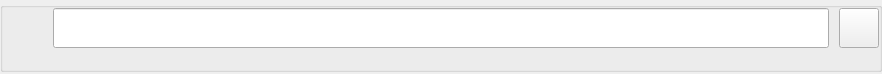
<?xml version="1.0" encoding="UTF-8"?>
<ui version="4.0">
 <class>WidgetAddEmailOperator</class>
 <widget class="QWidget" name="WidgetAddEmailOperator">
  <property name="enabled">
   <bool>true</bool>
  </property>
  <property name="geometry">
   <rect>
    <x>0</x>
    <y>0</y>
    <width>882</width>
    <height>74</height>
   </rect>
  </property>
  <property name="sizePolicy">
   <sizepolicy hsizetype="Preferred" vsizetype="Minimum">
    <horstretch>0</horstretch>
    <verstretch>0</verstretch>
   </sizepolicy>
  </property>
  <property name="font">
   <font>
    <family>Arial</family>
    <pointsize>12</pointsize>
   </font>
  </property>
  <property name="windowTitle">
   <string>Form</string>
  </property>
  <layout class="QVBoxLayout" name="verticalLayout">
   <property name="spacing">
    <number>0</number>
   </property>
   <property name="leftMargin">
    <number>0</number>
   </property>
   <property name="topMargin">
    <number>0</number>
   </property>
   <property name="rightMargin">
    <number>0</number>
   </property>
   <property name="bottomMargin">
    <number>0</number>
   </property>
   <item>
    <widget class="QGroupBox" name="grb_add_email">
     <property name="sizePolicy">
      <sizepolicy hsizetype="Expanding" vsizetype="Fixed">
       <horstretch>0</horstretch>
       <verstretch>0</verstretch>
      </sizepolicy>
     </property>
     <property name="minimumSize">
      <size>
       <width>0</width>
       <height>65</height>
      </size>
     </property>
     <property name="maximumSize">
      <size>
       <width>16777215</width>
       <height>16777215</height>
      </size>
     </property>
     <property name="styleSheet">
      <string notr="true"/>
     </property>
     <layout class="QGridLayout" name="gridLayout">
      <property name="leftMargin">
       <number>0</number>
      </property>
      <property name="topMargin">
       <number>0</number>
      </property>
      <property name="rightMargin">
       <number>0</number>
      </property>
      <property name="bottomMargin">
       <number>5</number>
      </property>
      <property name="spacing">
       <number>0</number>
      </property>
      <item row="0" column="1">
       <spacer name="horizontalSpacer">
        <property name="orientation">
         <enum>Qt::Horizontal</enum>
        </property>
        <property name="sizeType">
         <enum>QSizePolicy::Minimum</enum>
        </property>
        <property name="sizeHint" stdset="0">
         <size>
          <width>10</width>
          <height>10</height>
         </size>
        </property>
       </spacer>
      </item>
      <item row="0" column="3" alignment="Qt::AlignTop">
       <widget class="QLineEdit" name="lineEditNewEmall">
        <property name="sizePolicy">
         <sizepolicy hsizetype="Expanding" vsizetype="Preferred">
          <horstretch>0</horstretch>
          <verstretch>0</verstretch>
         </sizepolicy>
        </property>
        <property name="minimumSize">
         <size>
          <width>0</width>
          <height>40</height>
         </size>
        </property>
        <property name="maximumSize">
         <size>
          <width>16777215</width>
          <height>40</height>
         </size>
        </property>
        <property name="font">
         <font>
          <family>Arial</family>
          <pointsize>12</pointsize>
          <weight>50</weight>
          <italic>false</italic>
          <bold>false</bold>
         </font>
        </property>
       </widget>
      </item>
      <item row="0" column="4">
       <spacer name="horizontalSpacer_2">
        <property name="orientation">
         <enum>Qt::Horizontal</enum>
        </property>
        <property name="sizeType">
         <enum>QSizePolicy::Minimum</enum>
        </property>
        <property name="sizeHint" stdset="0">
         <size>
          <width>10</width>
          <height>10</height>
         </size>
        </property>
       </spacer>
      </item>
      <item row="2" column="3" alignment="Qt::AlignTop">
       <widget class="QLabel" name="labelError">
        <property name="sizePolicy">
         <sizepolicy hsizetype="Preferred" vsizetype="Preferred">
          <horstretch>0</horstretch>
          <verstretch>0</verstretch>
         </sizepolicy>
        </property>
        <property name="minimumSize">
         <size>
          <width>0</width>
          <height>0</height>
         </size>
        </property>
        <property name="maximumSize">
         <size>
          <width>16777215</width>
          <height>16777215</height>
         </size>
        </property>
        <property name="font">
         <font>
          <family>Arial</family>
          <pointsize>8</pointsize>
         </font>
        </property>
        <property name="text">
         <string/>
        </property>
        <property name="margin">
         <number>5</number>
        </property>
       </widget>
      </item>
      <item row="0" column="0" alignment="Qt::AlignTop">
       <widget class="QLabel" name="lbl_add_email_operator">
        <property name="minimumSize">
         <size>
          <width>40</width>
          <height>40</height>
         </size>
        </property>
        <property name="baseSize">
         <size>
          <width>0</width>
          <height>0</height>
         </size>
        </property>
        <property name="frameShape">
         <enum>QFrame::NoFrame</enum>
        </property>
        <property name="frameShadow">
         <enum>QFrame::Plain</enum>
        </property>
        <property name="text">
         <string/>
        </property>
        <property name="alignment">
         <set>Qt::AlignCenter</set>
        </property>
       </widget>
      </item>
      <item row="0" column="5" rowspan="3" alignment="Qt::AlignTop">
       <widget class="QPushButton" name="btn_delete_email_operator">
        <property name="sizePolicy">
         <sizepolicy hsizetype="Fixed" vsizetype="Fixed">
          <horstretch>0</horstretch>
          <verstretch>0</verstretch>
         </sizepolicy>
        </property>
        <property name="minimumSize">
         <size>
          <width>40</width>
          <height>40</height>
         </size>
        </property>
        <property name="maximumSize">
         <size>
          <width>40</width>
          <height>40</height>
         </size>
        </property>
        <property name="cursor">
         <cursorShape>PointingHandCursor</cursorShape>
        </property>
        <property name="styleSheet">
         <string notr="true"/>
        </property>
        <property name="text">
         <string/>
        </property>
        <property name="icon">
         <iconset resource="../../resource.qrc">
          <normaloff>:/icons/icons/trash_.svg</normaloff>:/icons/icons/trash_.svg</iconset>
        </property>
        <property name="iconSize">
         <size>
          <width>32</width>
          <height>32</height>
         </size>
        </property>
       </widget>
      </item>
      <item row="1" column="3">
       <spacer name="verticalSpacer">
        <property name="orientation">
         <enum>Qt::Vertical</enum>
        </property>
        <property name="sizeType">
         <enum>QSizePolicy::Fixed</enum>
        </property>
        <property name="sizeHint" stdset="0">
         <size>
          <width>20</width>
          <height>3</height>
         </size>
        </property>
       </spacer>
      </item>
      <item row="2" column="0">
       <widget class="QLabel" name="lbl_email_id">
        <property name="maximumSize">
         <size>
          <width>0</width>
          <height>0</height>
         </size>
        </property>
        <property name="text">
         <string/>
        </property>
       </widget>
      </item>
     </layout>
    </widget>
   </item>
  </layout>
 </widget>
 <resources>
  <include location="../../resource.qrc"/>
 </resources>
 <connections/>
</ui>
